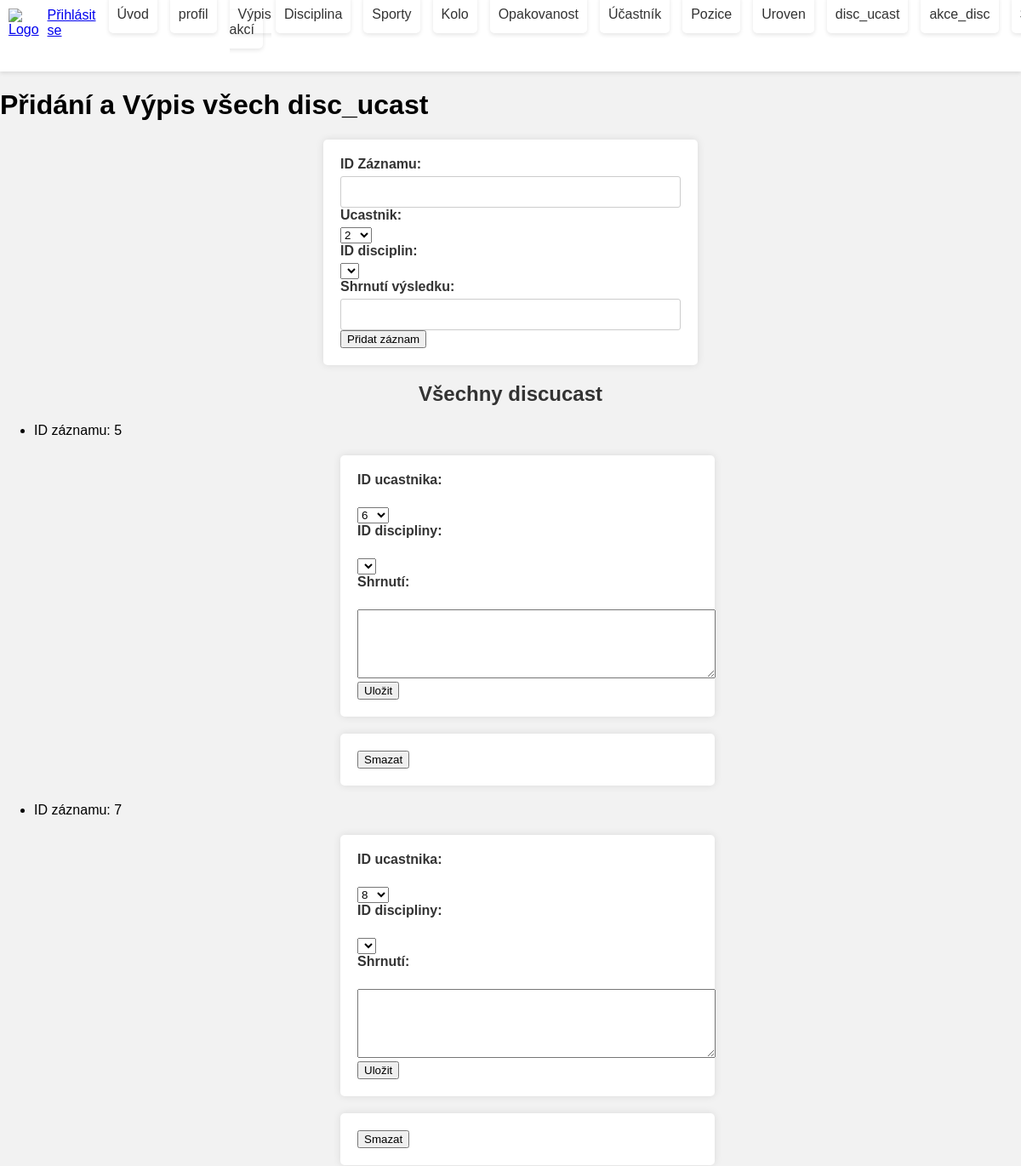
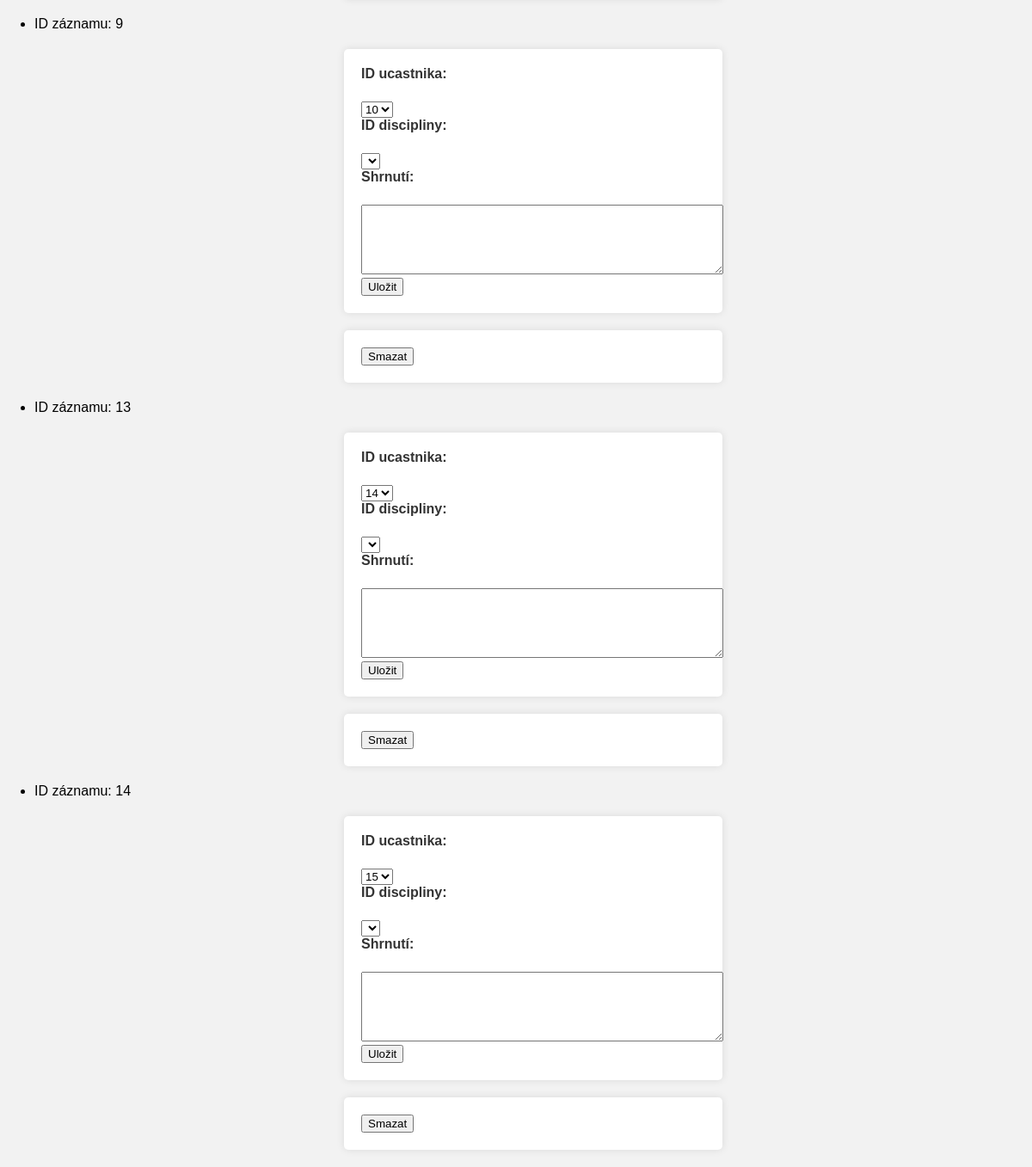
/discucast, run on an earlier commit of the app's database (2 pictures, top to bottom).
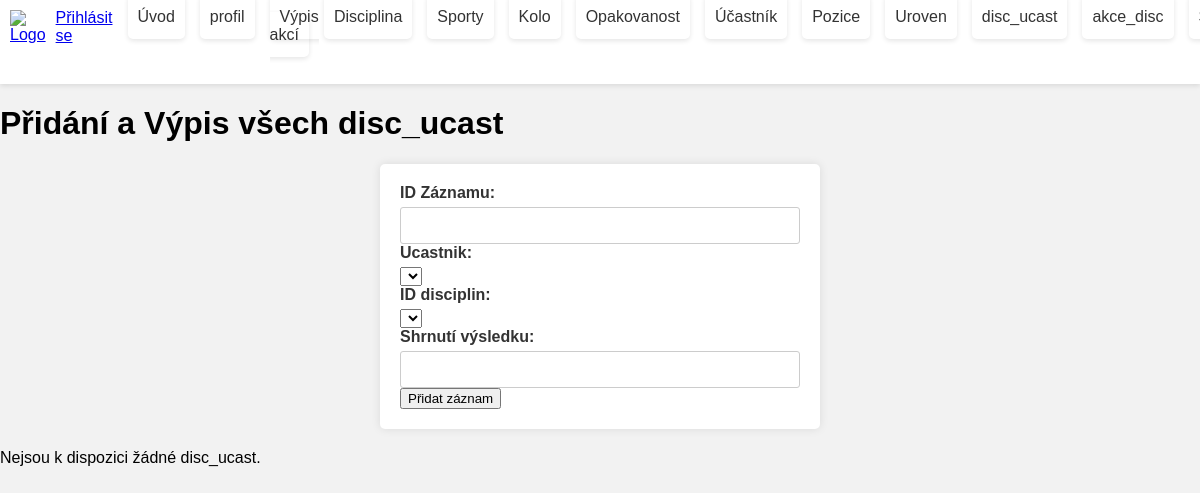
And on a later commit of the database.
### tables this page shows
CREATE TABLE `disc_ucast` (
  `id_disc_ucast` int(3) NOT NULL,
  `id_ucast` int(3) NOT NULL,
  `id_disc` int(3) NOT NULL,
  `vys_du` text DEFAULT NULL
);

CREATE TABLE `ucastnik` (
  `id_ucast` int(3) NOT NULL,
  `email` varchar(50) DEFAULT NULL,
  `id_soup` int(3) NOT NULL,
  `vys_u` text DEFAULT NULL,
  `potrvzeni` tinyint(1) NOT NULL DEFAULT 1
);

### kontrolery/Kontroler.php (called while the page is built, shortened)
<?php
abstract class Kontroler {
    protected $pohled = "";
    public function __construct() {
        $spravceUzivatelu = new ModelyUzivatel;
        $this->prihlasenyUzivatel =
            $spravceUzivatelu->vratPrihlasenehoUzivatele();
    }
    public function vypisPohled() {
        require "pohledy/{$this->pohled}.phtml";
    }
}

### index.php (called while the page is built, shortened)
<?php
$smerovac = new SmerovacKontroler();
$smerovac->zpracuj([$_SERVER["REQUEST_URI"]]);
$smerovac->vypisPohled();

### modely/ModelyUzivatel.php (called while the page is built, shortened)
<?php
class ModelyUzivatel {
    public function vratPrihlasenehoUzivatele() {
        if (isset($_SESSION["uzivatel"]))
          return $_SESSION["uzivatel"];
        else
          return false;
    }
}
?>

### modely/Db.php (called while the page is built, shortened)
<?php
class Db {
  private static $spojeni;
  private static $nastaveni = array(
		PDO::ATTR_ERRMODE => PDO::ERRMODE_EXCEPTION,
		PDO::ATTR_EMULATE_PREPARES => false,
	);
  public static function pripoj($server, $uzivatel, $heslo, $databaze)
  {
	  if (!isset(self::$spojeni))
      {
        $dsn = "mysql:host=$server;dbname=$databaze;charset=utf8";
			 self::$spojeni = new PDO(
				$dsn,
				$uzivatel,
				$heslo,
				self::$nastaveni
			 );
	  }
	}
  public static function dotazVsechny($dotaz, $parametry = array()) {
		$navrat = self::$spojeni->prepare($dotaz);
		$navrat->execute($parametry);
		return $navrat->fetchAll();
	}
}

### modely/ModelyUcastnik.php (called while the page is built, shortened)
<?php
class ModelyUcastnik{
    public function vratVsechnyUcastniky() {
        $sql = "
            SELECT *
            FROM ucastnik
        ";
        $ucastnik = Db::dotazVsechny($sql);
        return $ucastnik;
      }
}
?>

### kontrolery/DiscucastKontroler.php (called while the page is built, shortened)
<?php
class DiscucastKontroler extends Kontroler {
    public function zpracuj($parametry) {
        $modelUcastnik= new ModelyUcastnik;
        $modelDiscucast= new ModelyDisc_ucast;
        $ucastnik=$modelUcastnik->vratVsechnyUcastniky();
        $discucast =  $modelDiscucast->vratVsechnyDisc_ucast();
    }
}

### kontrolery/SmerovacKontroler.php (called while the page is built, shortened)
<?php
class SmerovacKontroler extends Kontroler {
  public function zpracuj($parametry) {
     $url = $parametry[0];
     $castiCesty = $this->parsujURL($url);
     if (empty($castiCesty[0])) {
        $this->presmeruj("uvod");
     }
     else {
          $castNazvuKontroleru = array_shift($castiCesty);
          $nazevKontroleru = $this->pomlckyDoVelbloudiNotace($castNazvuKontroleru)
                              . "Kontroler";
          if (file_exists("kontrolery/$nazevKontroleru.php")) {
            $this->kontroler = new $nazevKontroleru;
            $this->kontroler->zpracuj($castiCesty);
          } else {
            $this->presmeruj("chyba");
          }
     }
  }
  private function pomlckyDoVelbloudiNotace($text) {
      $text = str_replace("-", " ", $text);
      $text = ucwords($text);
      $text = str_replace(" ", "", $text);
      return $text;
  }
  private function parsujURL($url) {
      $naparsovanaURL = parse_url($url);
      $cesta = $naparsovanaURL["path"];
      $cesta = ltrim($cesta, "/");
      $cesta = trim($cesta);
      $rozdelenaCesta = explode("/", $cesta);
      return $rozdelenaCesta;
  }
}
?>

### modely/ModelyDisc_ucast.php (called while the page is built, shortened)
<?php
class ModelyDisc_ucast{
    public function vratVsechnyDisc_ucast() {
        $sql = "
            SELECT *
            FROM disc_ucast
        ";
        $disc_ucast = Db::dotazVsechny($sql);
        return $disc_ucast;
      }
}
?>

### pohledy/discucast.phtml (the view, shortened to what this page needs)
<h1>Přidání a Výpis všech disc_ucast</h1>
<form  method="post">
    <label for="id_disc_ucast">ID Záznamu:</label>
    <input type="number" name="id_disc_ucast" >
    <label for="id_ucast">Ucastnik:</label>
    <select name="id_ucast">
        <?php foreach ($this->data['ucastnik'] as $ucastnik): ?>
            <option value="<?php echo $ucastnik['id_ucast']; ?>">
                <?php echo $ucastnik['id_ucast'] ?>
            </option>
        <?php endforeach; ?>
    </select>
    <label for="id_disc">ID disciplin:</label>
    <select name="id_disc">
    </select>
    <label for="vys_du">Shrnutí výsledku:</label>
    <input type="text" name="vys_du" >
    <button type="submit" name="pridej">Přidat záznam</button>
</form>
<?php if (isset($this->data['discucast']) && !empty($this->data['discucast'])): ?>
    <h2>Všechny discucast</h2>
    <ul>
    <?php foreach ($this->data['discucast'] as $discucast): ?>
        <li>ID záznamu: <?php echo $discucast['id_disc_ucast']; ?>
            <form method="post">
                <label for="id_ucast">ID ucastnika:</label>
                <br>
                <select name="id_ucast">
                    <?php foreach ($this->data['ucastnik'] as $ucastnik): ?>
                        <option value="<?php echo $ucastnik['id_ucast']; ?>" <?php echo ($discucast['id_ucast'] == $ucastnik['id_ucast']) ? 'selected' : ''; ?>>
                            <?php echo $ucastnik['id_ucast']; ?>
                        </option>
                    <?php endforeach; ?>
                </select>
                <br>
                <label for="id_disc">ID discipliny:</label>
                <br>
                <select name="id_disc">
                </select>
                <br>
                <label for="vys_du">Shrnutí:</label>
                <br>
                <textarea name="vys_du" rows="5" cols="50"><?php echo $discucast['vys_du']; ?></textarea>
                <button type="submit" name="ulozit">Uložit</button>
            </form>
            <form method="post">
                <button type="submit" name="smazat">Smazat</button>
            </form>
        </li>
    <?php endforeach; ?>
    </ul>
<?php else: ?>
    <p>Nejsou k dispozici žádné disc_ucast.</p>
<?php endif; ?>

### pohledy/rozlozeni.phtml (shortened to what this page needs)
<!DOCTYPE html>
<html lang="cs">
<head>
    <link rel="stylesheet" href="<?php $_SERVER["DOCUMENT_ROOT"] ?> /pohledy/styly.css">
</head>
<body>
    <header>
        <div class="header-content">
            <div class="logo">
                <a href="uvod">
                    <img src="fotky/logo.jpg" alt="Logo">
                </a>
            </div>
            <div class="prihlaseni-odhlaseni">
                <?php if ($this->prihlasenyUzivatel) { ?>
                    <a href="odhlaseni">Odhlásit se</a>
                <?php } else { ?>
                    <a href="login">Přihlásit se</a>
                <?php } ?>
            </div>
            <nav>
            <ul>
            <li><a href="uvod">Úvod</a></li>
            <li><a href="profil">profil</a></li>
            <li><a href="vypisakci">Výpis akcí</a></li>
            <li><a href="disciplina">Disciplina</a></li>
            <li><a href="sporty">Sporty</a></li>
            <li><a href="kolo">Kolo</a></li>
            <li><a href="opakovanost">Opakovanost</a></li>
            <li><a href="ucastnik">Účastník</a></li>
            <li><a href="pozice">Pozice</a></li>
            <li><a href="uroven">Uroven</a></li>
            <li><a href="discucast">disc_ucast</a></li>
            <li><a href="akcedisc">akce_disc</a></li>
            <li><a href="soupiska">Soupiska</a></li>
        </ul>
            </nav>
        </div>
    </header>
    <main>
        <?php
            $this->kontroler->vypisPohled();
        ?>
    </main>
</body>
</html>

### pohledy/styly.css (style rules this page uses)
body { margin: 0; font-family: 'Arial', sans-serif; }
header { background-color: #ffffff; overflow: hidden; box-shadow: 0 2px 5px rgba(0, 0, 0, 0.1); }
.header-content { display: flex; align-items: center; }
.logo { padding: 10px; }
.logo img { height: 70px; }
nav ul { display: flex; list-style: none; margin: 0; padding: 0; }
nav a { color: #333; text-align: center; padding: 14px 10px; text-decoration: none; border-radius: 5px; box-shadow: 0 2px 5px rgba(0, 0, 0, 0.1); margin-right: 15px; }
.prihlaseni-odhlaseni { margin-left: auto; margin-right: 15px; }
body { font-family: 'Arial', sans-serif; background-color: #f2f2f2; margin: 0; }
form { max-width: 400px; margin: 20px auto; background-color: #ffffff; padding: 20px; border-radius: 5px; box-shadow: 0 0 10px rgba(0, 0, 0, 0.1); }
div { margin-bottom: 15px; }
label { display: block; font-weight: bold; margin-bottom: 5px; color: #333; }
input { width: 100%; padding: 10px; box-sizing: border-box; border: 1px solid #ccc; border-radius: 3px; }
h2 { text-align: center; color: #333; }

What changed in the data, as far as the page shows it:
removed disc_ucast: id_disc_ucast "5", id_ucast "6"
removed disc_ucast: id_disc_ucast "7", id_ucast "8"
removed disc_ucast: id_disc_ucast "9", id_ucast "10"
removed disc_ucast: id_disc_ucast "13", id_ucast "14"
removed disc_ucast: id_disc_ucast "14", id_ucast "15"
Also different on the page:
form field id_ucast: "2" → (not shown)
text no longer shown: "Všechny discucast"
text now shown: "Nejsou k dispozici žádné disc_ucast."
